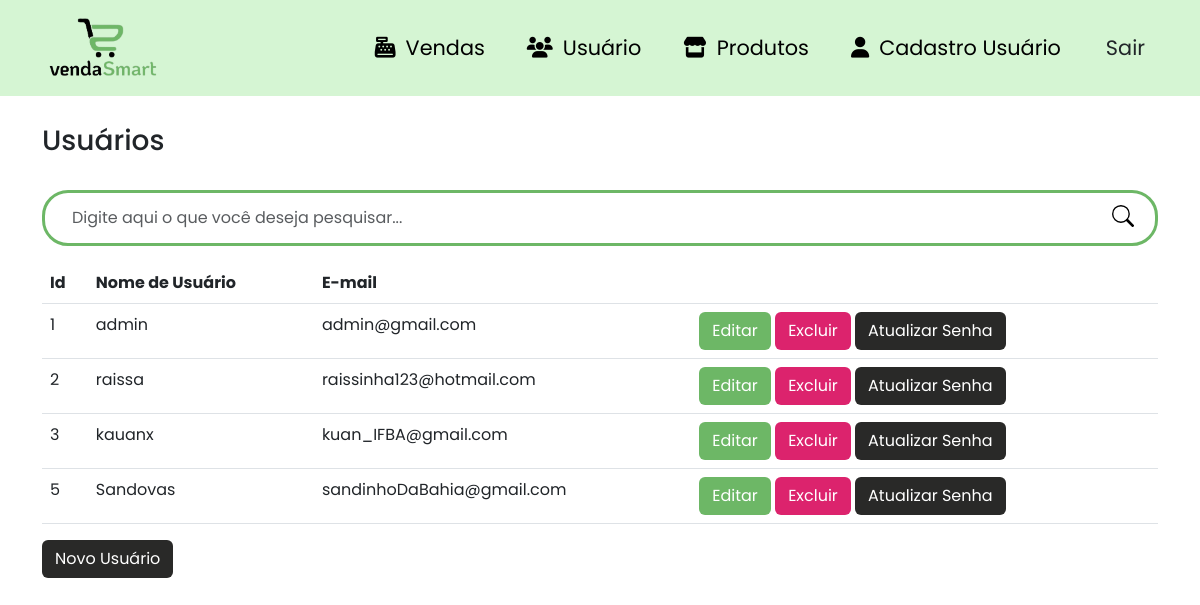
Page /usuarios (signed in) on the earlier database version.
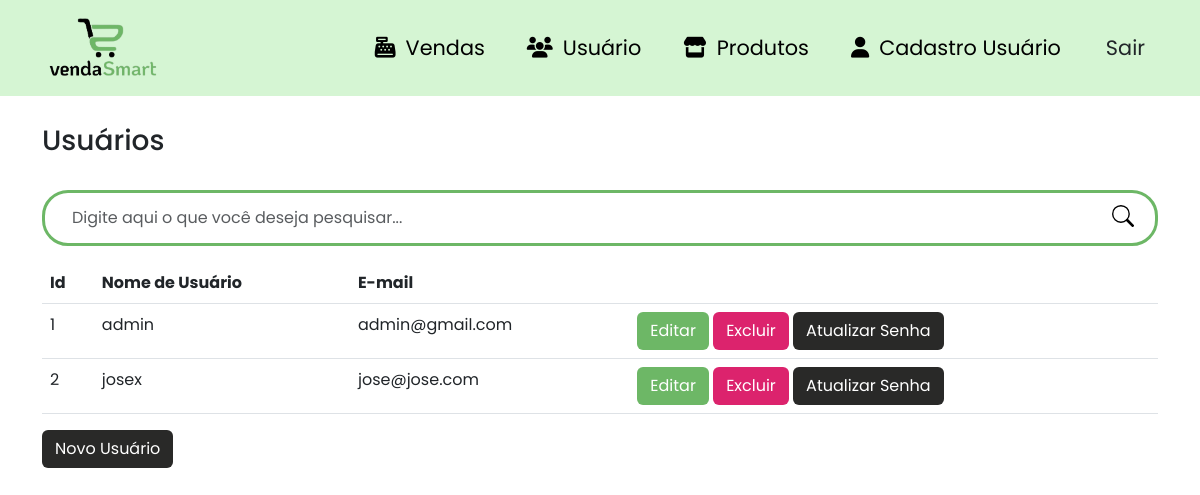
Same page on the later database version.
### site_atividade/models/__init__.py (models this page shows, shortened)
class Usuario(database.Model, UserMixin):
    id = database.Column(database.Integer, primary_key=True)
    usuario = database.Column(database.String, nullable=False, unique=True)
    email = database.Column(database.String, nullable=False, unique=True)
    senha = database.Column(database.String, nullable=False)

### site_atividade/routers/__init__.py (the view)
@app.route("/usuarios")
@login_required
def usuarios():
    form_cadastro_usuario = FormCadastroUsuario()
    form_editar_usuario = FormEditarUsuario()
    form = FormAtualizarSenha()
    search_query = request.args.get('search')
    if search_query:
        usuarios = Usuario.query.filter(Usuario.usuario.ilike(f"%{search_query}%")).all()
    else:
        usuarios = Usuario.query.all()
    return render_template('lista_usuario.html', usuarios=usuarios, form_cadastro_usuario=form_cadastro_usuario, form_editar_usuario=form_editar_usuario, search_query=search_query, form=form)

### site_atividade/forms/__init__.py
class FormCadastroUsuario(FlaskForm):
    usuario = StringField('Usuário:', validators=[DataRequired(), Length(min=5)])
    email = StringField('E-mail:', validators=[DataRequired(), email()])
    senha = PasswordField('Senha:',  validators=[DataRequired(), length(6, 16)])
    confirmacao = PasswordField('Confirmação da senha:',  validators=[DataRequired(), equal_to('senha')])
    submit_cadastro_usuario = SubmitField('Criar')

class FormEditarUsuario(FlaskForm):
    usuario = StringField('Usuário:', validators=[DataRequired(), Length(min=5)])
    email = StringField('E-mail:', validators=[DataRequired(), email()])

### site_atividade/models/__init__.py (called while the page is built)
@login_manager.user_loader
def load_usuario(id_usuario):
    return Usuario.query.get(int(id_usuario))

### site_atividade/templates/lista_usuario.html (shortened to what this page needs)
{% extends 'base.html' %}
{% block body %}
        <div class="container theme-showcase" role="main">
            <div class="page-header">
                <br>
                <h3 class="box-title col-md-12">Usuários</h3>
            </div>
            <br>
            <div class="search-box">
                <form class="form-search" action="{{ url_for('usuarios') }}" method="GET">
                    <div class="input-group form-group-search">
                        <input type="text" class="form-control form-control-search" placeholder="Digite aqui o que você deseja pesquisar..." id="search-input" name="search">
                        <span class="input-group-btn">
                            <button class="btn-search type="submit"></button>
                        </span>
                    </div>
                </form>
            </div>
            <table class="table table-hover" overflow="scroll">
                <thead>
                    <tr>
                        <th>Id</th>
                        <th>Nome de Usuário</th>
                        <th>E-mail</th>
                        <th> </th>
                    </tr>
                </thead>
                <tbody>
                {% for usuario in usuarios %}
                    <tr data-href="#">
                        </td> <td>{{ usuario.id }}</td>
                        <td>{{ usuario.usuario }}</td>
                        <td>{{ usuario.email }}</td>
                        <td>
                            <a class="btn btn-color1 text-white" href="{{ url_for('editar_usuario', id=usuario.id) }}" data-toggle="modal" data-target="#editarUsuarioModal{{ usuario.id }}">Editar</a>
                            <a class="btn btn-color2 text-white excluir-usuario-btn" data-toggle="modal" data-target="#excluirUsuarioModal{{ usuario.id }}">Excluir</a>
                            <a class="btn btn-color3" data-toggle="modal" data-target="#atualizarSenhaModal{{ usuario.id }}">Atualizar Senha</a>
                        </td>
                    </tr>
                {% endfor %}
                </tbody>
            </table>
            <div class="pull-right">
                <button type="button" class="btn btn-color3" data-toggle="modal" data-target="#novoUsuarioModal">
                    Novo Usuário
                </button>
            </div>
        </div>
{% endblock %}

Differences in the rows shown:
removed Usuario: id "3", usuario "kauanx", email "kuan_IFBA@gmail.com"
removed Usuario: id "5", usuario "Sandovas", email "sandinhoDaBahia@gmail.com"
changed Usuario id 2: usuario "raissa" → "josex"; email "raissinha123@hotmail.com" → "jose@jose.com"
